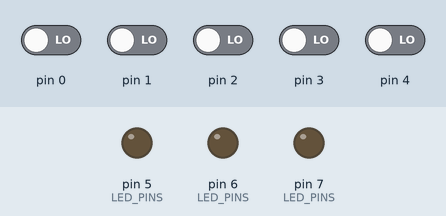
Simulated run of this sketch. Board: Arduino Uno, built with avr-gcc and run on an emulated ATmega328P. Shown: output pins drawn as LEDs (lit = HIGH). The test bench sets the inputs (shaded band); at power-on: pin 0–4 LOW.

Above: at 0.1 s.
At 0.7 s:
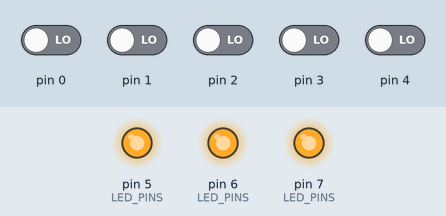
At 0.9 s:
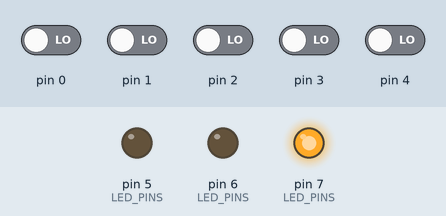
At 1.3 s:
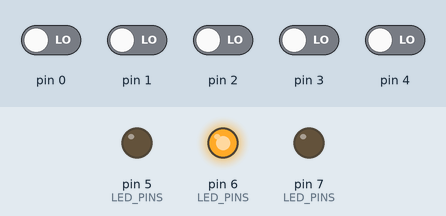
At 1.9 s:
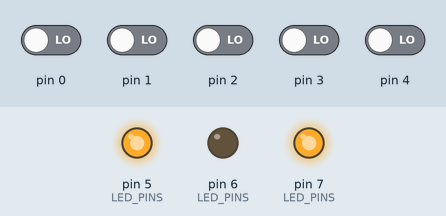
At 2.7 s:
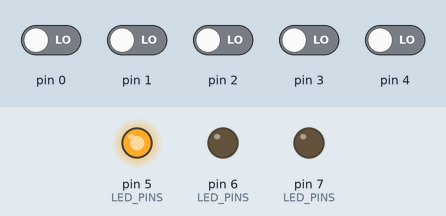
Timing chart, 0 to 3.0 s (numbered marks = the images above):
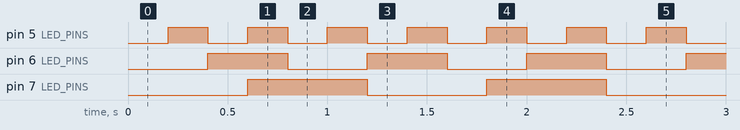

Measured:
- by itself, pin 5 (LED_PINS): alternates HIGH for 0.20 s and LOW for 0.20 s
- by itself, pin 6 (LED_PINS): alternates HIGH for 0.40 s and LOW for 0.40 s
- by itself, pin 7 (LED_PINS): alternates HIGH for 0.60 s and LOW for 0.60 s

The sketch:

BlinkWithoutDelay_Function.ino
```cpp
#define LED_NUM 3

int LED_PINS[LED_NUM] = {5,6,7};
int LED_INTERVALS[LED_NUM] = {200,400,600};
unsigned long LED_previousMillis[LED_NUM] = {0,0,0};

void blink(int LED_PIN);

void setup() {
  for(uint8_t i = 0; i < LED_NUM; i++) {
    DDRD |= (1 << LED_PINS[i]);
  }
}

void loop() {
  for(uint8_t i = 0; i < LED_NUM; i++) {
    blink(i);
  }
}

void blink(int LED_PIN)
{
  unsigned long currentMillis = millis();

  if (currentMillis - LED_previousMillis[LED_PIN] >= LED_INTERVALS[LED_PIN]) {
    LED_previousMillis[LED_PIN] = currentMillis;
    int val = (PIND & (1 << LED_PINS[LED_PIN])) >> LED_PINS[LED_PIN];
    PORTD = (val) ? ( PORTD & ~(1 << LED_PINS[LED_PIN]) ) : ( PORTD | (1 << LED_PINS[LED_PIN]) );
  }
}
```
